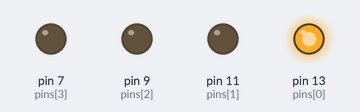
The sketch below on a simulated Arduino Uno, built with avr-gcc and run on an emulated ATmega328P. Shown: output pins drawn as LEDs (lit = HIGH).

Above: at 1.0 s.
At 3.0 s:
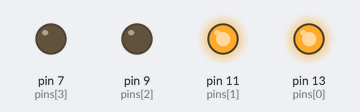
At 5.0 s:
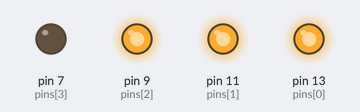
At 7.0 s:
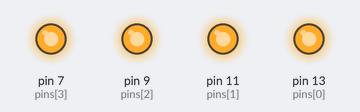
At 9.0 s:
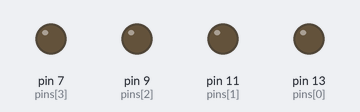
Timing chart, 0 to 13.0 s (numbered marks = the images above):
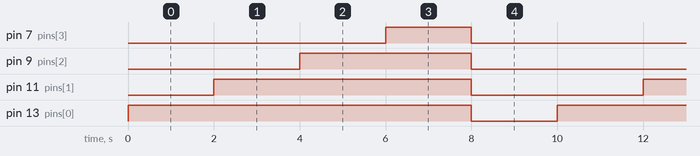

Measured:
- by itself, pin 7 (pins[3]): alternates HIGH for 2.0 s and LOW for 8.0 s
- by itself, pin 9 (pins[2]): alternates HIGH for 4.0 s and LOW for 6.0 s
- by itself, pin 11 (pins[1]): alternates HIGH for 6.0 s and LOW for 4.0 s
- by itself, pin 13 (pins[0]): alternates HIGH for 8.0 s and LOW for 2.0 s

The sketch:

working.ino
```cpp
int pins[] = {13, 11, 9, 7};

void setup() {
  for (int i = 0; i < 4; i++) pinMode(pins[i], OUTPUT);
}
void loop() {
  for (int i = 0; i < 4; i++) {
    digitalWrite(pins[i], HIGH);
    delay(2000);
  }
  for (int i = 0; i < 4; i++) digitalWrite(pins[i], LOW);
  delay(2000);
}
```
